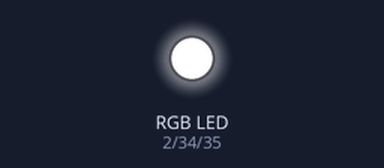
Recording of a sketch running on a simulated ESP32. Parts: an RGB LED mixed from three pins (HIGH = lit).

Above: at 0.1 s.
At 5.1 s:
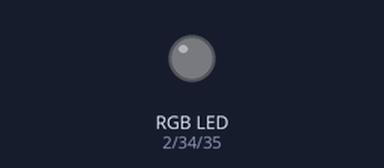
Timing chart, 0 to 6.6 s (numbered marks = the images above):
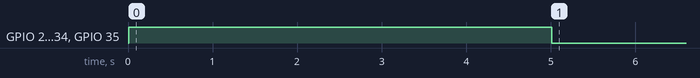

The sketch:

leds_code.ino
```cpp
// Set up the rgb led names
uint8_t ledR = 2;
uint8_t ledG = 34;
uint8_t ledB = 35;

bool ledsOn = false; // Variable para controlar el estado de los LEDs

// the setup routine runs once when you press reset:
void setup() {
  Serial.begin(115200);
  delay(10);
  pinMode(ledR, OUTPUT);
  pinMode(ledG, OUTPUT);
  pinMode(ledB, OUTPUT);

  // Encender los tres LEDs RGB al mismo tiempo
  digitalWrite(ledR, HIGH);
  digitalWrite(ledG, HIGH);
  digitalWrite(ledB, HIGH);
  ledsOn = true;

  // Esperar 5 segundos
  delay(5000);

  // Apagar los tres LEDs RGB
  digitalWrite(ledR, LOW);
  digitalWrite(ledG, LOW);
  digitalWrite(ledB, LOW);
  ledsOn = false;
}

// void loop runs over and over again
void loop() {
  // Este código está vacío ya que los LEDs se encienden y apagan en el setup
}
```
